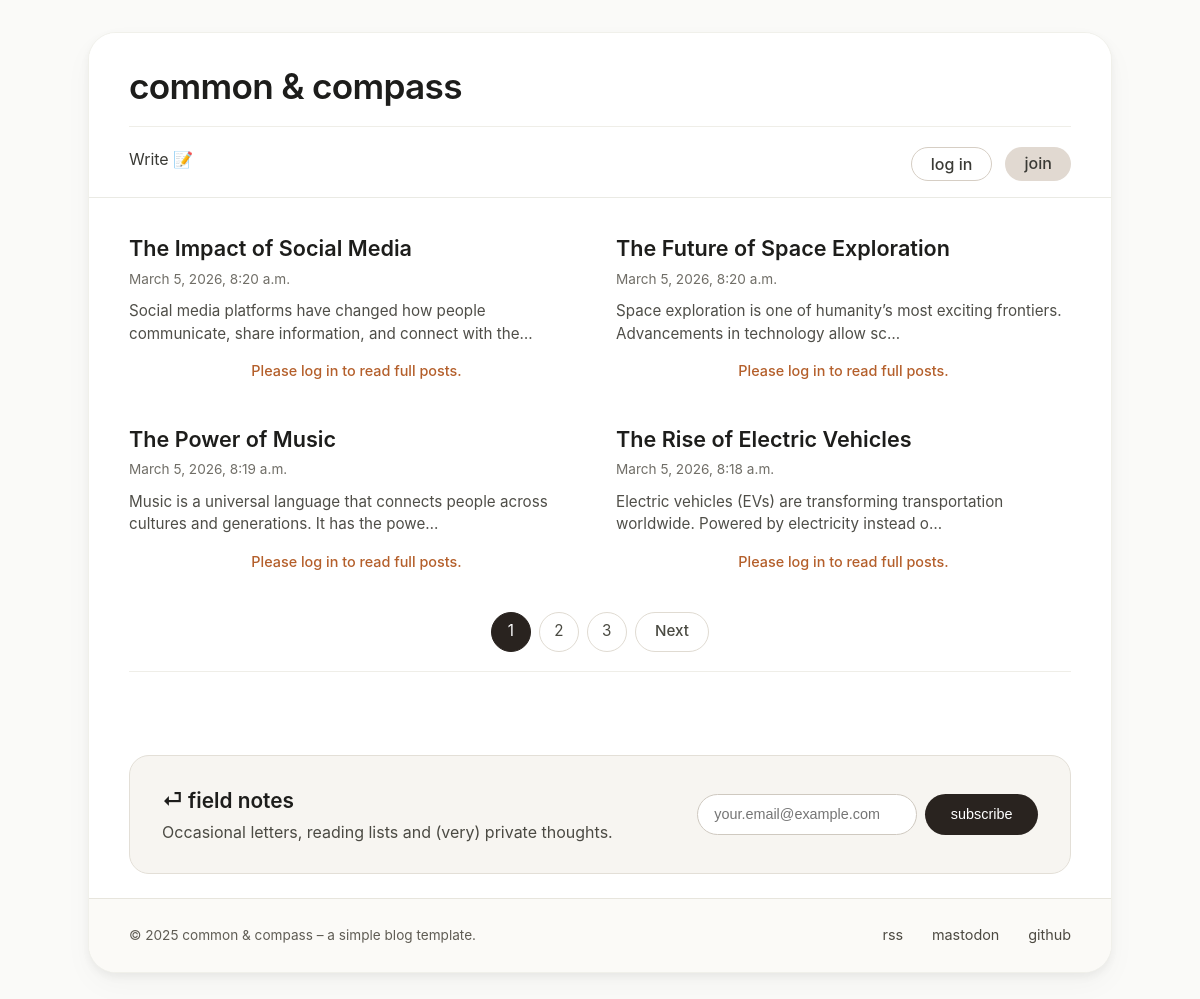
The page / on the database its author committed.
### posts/models.py (models this page shows)
class Post(models.Model):
    title = models.CharField(max_length=200)
    content = models.TextField()
    author = models.ForeignKey(
        User,
        on_delete=models.CASCADE,
        related_name="posts"
    )
    created_at = models.DateTimeField(auto_now_add=True)

### posts/views.py (the view)
# urls.py: path('', views.index, name='index'),
def index(request):
    posts = Post.objects.all().order_by('-created_at')
    paginator = Paginator(posts, 4)
    page_number = request.GET.get('page')
    page_obj = paginator.get_page(page_number)
    return render(request, 'index.html', {'page_obj': page_obj})

### templates/index.html (shortened to what this page needs)
<!doctype html>
<html lang="en">
  <head>
  </head>
  <body>
    <div class="blog">
      <header class="blog-header container">
        <h1 class="blog-title"><a href="/">common & compass</a></h1>
        <nav class="nav-links">
          <a href="/write/">Write 📝</a>
          <div class="auth-buttons">
            {% if user.is_authenticated %}
            <a href="/logout/" class="login-link">logout</a>
            <a href="/profile/" class="register-link">{{user.username}}</a>
            {% else %}
            <a href="/login/" class="login-link">log in</a>
            <a href="/register/" class="register-link">join</a>
            {% endif %}
          </div>
        </nav>
      </header>
      <div class="container" style="padding-top: 0.8rem">
        <div class="post-grid">
          {% for post in page_obj %}
          <article class="post-card">
            <h3 class="card-title">{{post.title}}</h3>
            <div class="card-meta">{{post.created_at}}</div>
            <p class="card-excerpt">{{post.content |truncatechars:100}}</p>
            <span class="read-more">
              {% if user.is_authenticated %}
              <a href="/post/{{post.id}}">continue reading →</a>
            </span>
            {% else %}
            <div class="message">Please log in to read full posts.</div>
            {% endif %}
          </article>
          {% endfor %}
        </div>
        <div class="pagination">
          {% for num in page_obj.paginator.page_range %} {% if num >= page_obj.number|add:'-2' and num <= page_obj.number|add:'2' %}
          {% if page_obj.number == num %}
          <span class="current">{{ num }}</span>
          {% else %}
          <a href="?page={{ num }}">{{ num }}</a>
          {% endif %} {% endif %} {% endfor %}
           {% if page_obj.has_next %}
          <a class="prev-next" href="?page={{ page_obj.next_page_number }}"
            >Next</a
          >
          {% endif %}
        </div>
        <hr />
      </div>
      <div class="newsletter-box">
        <div class="newsletter-text">
          <h3>⏎ field notes</h3>
          <p>Occasional letters, reading lists and (very) private thoughts.</p>
        </div>
        <div class="newsletter-input">
          <input
            type="email"
            placeholder="your.email@example.com"
            aria-label="Email for newsletter"
          />
          <button type="button">subscribe</button>
        </div>
      </div>
      <footer class="blog-footer">
        <div class="copyright">
          &copy; 2025 common & compass – a simple blog template.
        </div>
        <div class="footer-links">
          <a href="#">rss</a>
          <a href="#">mastodon</a>
          <a href="#">github</a>
        </div>
      </footer>
    </div>
  </body>
</html>

### templates/index.html (style rules this page uses)
* { margin: 0; padding: 0; box-sizing: border-box; }
body { background: #fafaf8; font-family: "Inter", system-ui, -apple-system, BlinkMacSystemFont, "Segoe UI", Roboto, Helvetica, Arial, sans-serif; color: #1d1d1b; line-height: 1.5; padding: 2rem 1rem; }
.blog { max-width: 1024px; margin: 0 auto; background: white; border-radius: 28px; box-shadow: 0 12px 30px rgba(0, 0, 0, 0.03), 0 4px 8px rgba(0, 0, 0, 0.05); overflow: hidden; border: 1px solid #f0f0ea; }
.container { padding: 2rem 2.5rem; }
.blog-header { border-bottom: 1px solid #eaeae4; background: #ffffff; }
.blog-title { font-size: 2.2rem; font-weight: 580; letter-spacing: -0.02em; line-height: 1.2; }
.blog-title a { text-decoration: none; color: #1d1d1b; }
.nav-links { display: flex; flex-wrap: wrap; gap: 2rem; margin-top: 1.2rem; font-weight: 430; border-top: 1px solid #efeee8; padding-top: 1.2rem; }
.nav-links a { text-decoration: none; color: #3a3a35; font-size: 1rem; transition: color 0.15s; }
.auth-buttons { display: flex; gap: 0.8rem; margin-left: auto; }
.login-link { background: transparent; padding: 0.25rem 1.2rem; border-radius: 40px; color: #4a443c; font-weight: 500; border: 1px solid #d6cec4; }
.register-link { background: #e1d9d1; padding: 0.25rem 1.2rem; border-radius: 40px; color: #2d2a24; font-weight: 500; }
.post-grid { display: grid; grid-template-columns: repeat(2, 1fr); gap: 2.2rem 2rem; margin-top: 1.5rem; }
.post-card { border-bottom: 1px solid transparent; transition: transform 0.1s ease; }
.card-title { font-size: 1.35rem; font-weight: 560; line-height: 1.3; margin-bottom: 0.4rem; }
.card-meta { font-size: 0.85rem; color: #706e67; margin-bottom: 0.7rem; }
.card-excerpt { color: #4f4e48; font-size: 0.95rem; margin-bottom: 0.9rem; }
.read-more { font-size: 0.9rem; font-weight: 480; }
.newsletter-box { background: #f7f5f1; border-radius: 20px; margin: 2rem 2.5rem 1.5rem; padding: 1.8rem 2rem; display: flex; flex-wrap: wrap; align-items: center; justify-content: space-between; gap: 1.5rem; border: 1px solid #e3dfd7; }
.newsletter-text h3 { font-weight: 560; font-size: 1.3rem; margin-bottom: 0.25rem; }
.newsletter-text p { color: #4b4a43; }
.newsletter-input { display: flex; gap: 0.5rem; flex-wrap: wrap; }
.newsletter-input input { padding: 0.7rem 1rem; border: 1px solid #cfc9c0; border-radius: 60px; background: white; font-size: 0.9rem; min-width: 220px; outline: none; }
.message { color: #b45f2b; font-size: 0.9rem; margin-top: 0.4rem; margin-bottom: 0.4rem; text-align: center; }
.newsletter-input button { background: #29231f; color: white; border: none; padding: 0.7rem 1.6rem; border-radius: 60px; font-weight: 480; font-size: 0.9rem; cursor: pointer; transition: 0.15s background; }
.blog-footer { border-top: 1px solid #e7e5dd; background: #fbfaf7; padding: 1.6rem 2.5rem; display: flex; flex-wrap: wrap; justify-content: space-between; align-items: center; color: #5f5c54; font-size: 0.9rem; }
.footer-links { display: flex; gap: 1.8rem; }
.footer-links a { text-decoration: none; color: #4d4a42; }
.copyright { font-size: 0.85rem; }
hr { border: none; border-top: 1px solid #efeee8; margin: 1.2rem 0; }
.container:last-of-type { padding-bottom: 1rem; }
.pagination { display: flex; justify-content: center; align-items: center; gap: 0.5rem; margin: 2rem 0 1rem; flex-wrap: wrap; }
.pagination a, .pagination span { display: inline-flex; align-items: center; justify-content: center; min-width: 2.5rem; height: 2.5rem; padding: 0 0.5rem; border-radius: 40px; text-decoration: none; color: #4a4a42; font-size: 0.95rem; transition: 0.15s; }
.pagination a { background: transparent; border: 1px solid #e0dbd2; }
.pagination .current { background: #29231f; color: white; border: 1px solid #29231f; }
.pagination .prev-next { font-weight: 500; padding: 0 1.2rem; }

### rows shown on the page
Post: title "The Impact of Social Media", created_at "March 5, 2026, 8:20 a.m.", content "Social media platforms have changed how people communicate, share information, and connect with the…"
Post: title "The Future of Space Exploration", created_at "March 5, 2026, 8:20 a.m.", content "Space exploration is one of humanity’s most exciting frontiers. Advancements in technology allow sc…"
Post: title "The Power of Music", created_at "March 5, 2026, 8:19 a.m.", content "Music is a universal language that connects people across cultures and generations. It has the powe…"
Post: title "The Rise of Electric Vehicles", created_at "March 5, 2026, 8:18 a.m.", content "Electric vehicles (EVs) are transforming transportation worldwide. Powered by electricity instead o…"

### other values the page prints
{{ num }} "1"
{{ num }} "2" "3"
